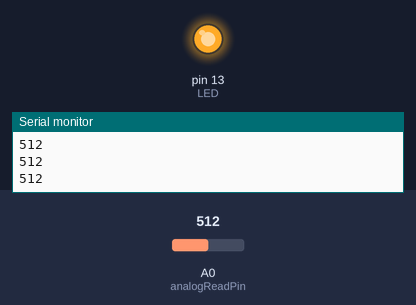
The sketch below on a simulated Arduino Uno, built with avr-gcc and run on an emulated ATmega328P. Shown: output pins drawn as LEDs (lit = HIGH), the last lines printed to the serial monitor. The inputs (shaded band) are chosen by the test bench; at power-on: A0 (analogReadPin) = 512.

Above: at 1.2 s.
1.3 s: A0 (analogReadPin) set to 316
3.0 s: A0 (analogReadPin) set to 285
At 4.7 s:
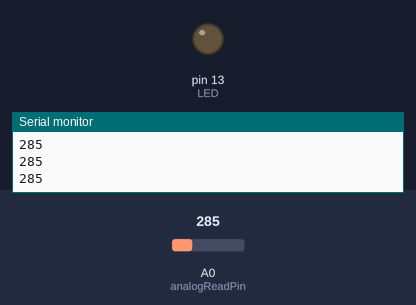
5.0 s: A0 (analogReadPin) set to 306
At 6.1 s:
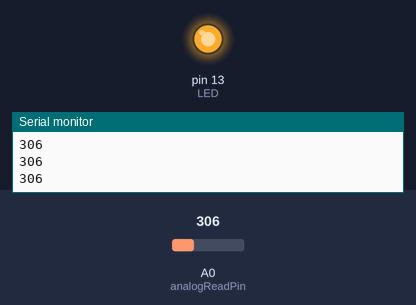
6.5 s: A0 (analogReadPin) set to 290
At 7.5 s:
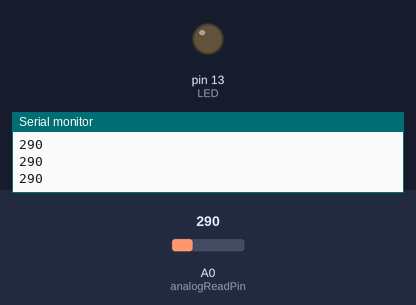
Timing chart, 0 to 9.5 s (numbered marks = the images above; inputs shaded):
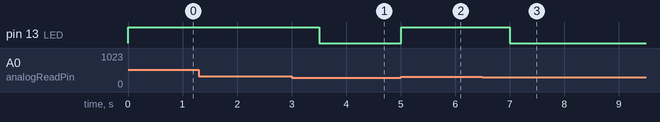

Measured:
- the behaviour switches between 301 and 300 on A0 (analogReadPin) (found by bisection; images 0 and 1)
- after the input at 3.0 s, pin 13 (LED): HIGH → LOW after 0.51 s
- after the input at 5.0 s, pin 13 (LED): LOW → HIGH at once
- after the input at 6.5 s, pin 13 (LED): HIGH → LOW after 0.50 s

The sketch:

Sound_Read.ino
```cpp
#define analogReadPin A0
#define digitalReadPin 8
#define LED 13

#define THRESHOLD 300
#define ON_TIME 500

unsigned long int now_time = 0;

void setup() {
  // put your setup code here, to run once:
  pinMode(analogReadPin, INPUT);
  pinMode(digitalReadPin, INPUT);
  Serial.begin(9600);
  pinMode(LED, OUTPUT);
  now_time = millis();
}

void loop() {
  // put your main code here, to run repeatedly:
  int value = analogRead(analogReadPin);
  Serial.println(value);
  // Serial.print("\t");
  // Serial.println(digitalRead(digitalReadPin));
  // delay(300);
  if (value > THRESHOLD) {
    now_time = millis();
  }
  if (millis() - now_time <= ON_TIME) {
    digitalWrite(LED, HIGH);
  }
  else {
    digitalWrite(LED, LOW);
  }
}
```
